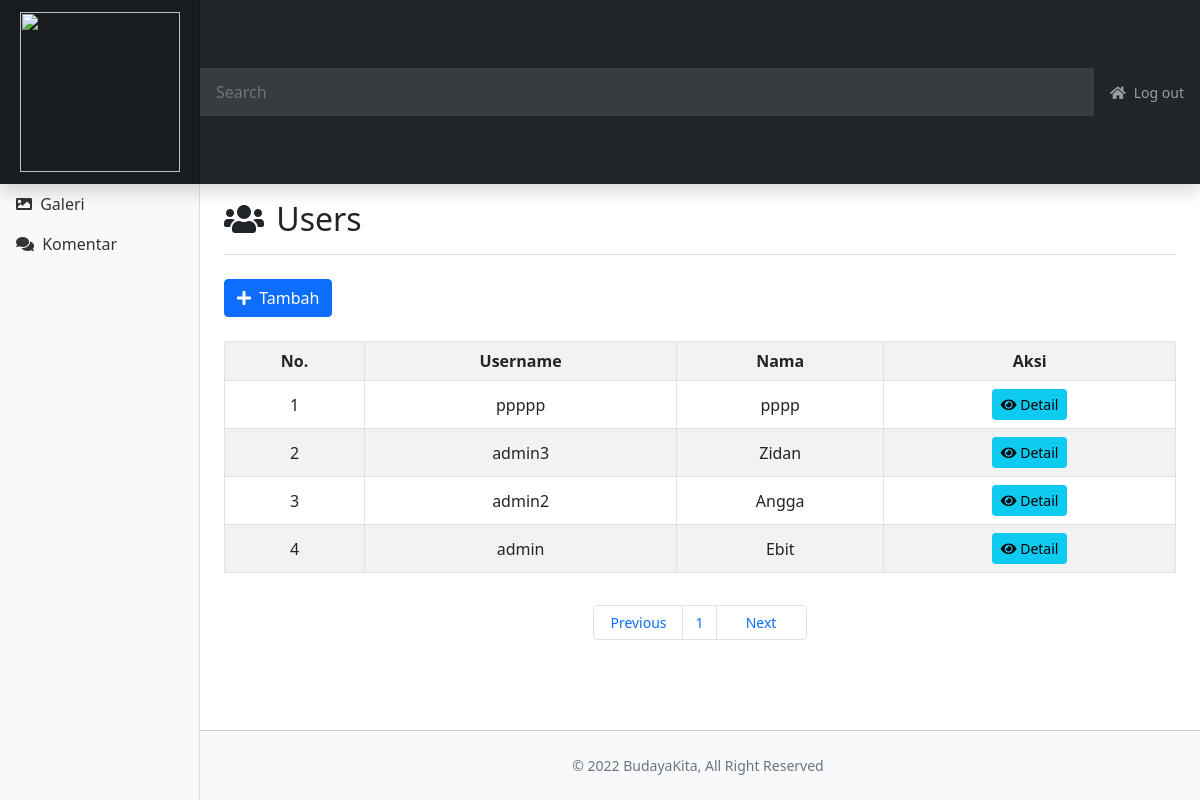
The page /admin/users.php (signed in) on the database its author committed.
### tables this page shows
CREATE TABLE `users` (
  `id_user` int(11) NOT NULL,
  `username` varchar(225) NOT NULL,
  `nama` varchar(225) NOT NULL,
  `password` varchar(225) NOT NULL
);

### admin/users.php (the view, shortened to what this page needs)
<html lang="en">
<head>
  <link rel="stylesheet" href="../assets/fontawesome-free-5.15.4-web/css/all.min.css">
  <link rel="stylesheet" href="../assets/css/bootstrap.min.css">
  <link href="../assets/css/dashboard.css" rel="stylesheet">
</head>
<body>
  <header class="navbar navbar-dark sticky-top bg-dark flex-md-nowrap p-0 shadow">
    <a class="navbar-brand col-md-3 col-lg-2 me-0 px-3 text-center ml-0" href="#"><img src="../assets/images/logobudayakita.png" width="160"></a>
    <form action="" method="POST" class="w-100 mb-0">
      <?php
      if (isset($_POST['search'])) {
      ?>
        <input class="form-control form-control-dark" type="text" placeholder="Search" aria-label="Search" name="search" value="<?= $_POST['search'] ?>">
      <?php
      } else {
      ?>
        <input class="form-control form-control-dark" type="text" placeholder="Search" aria-label="Search" name="search">
      <?php } ?>
    </form>
    <div class="navbar-nav">
      <div class="nav-item text-nowrap">
        <a class="nav-link px-3" href="logout.php"><i class="fas fa-home me-2"></i>Log out</a>
      </div>
    </div>
  </header>
  <div class="container-fluid">
    <div class="row mb-5">
      <?php
      include 'layout/sidebar.php';
      ?>
      <main class="col-md-9 ms-sm-auto col-lg-10 px-md-4">
        <div class="d-flex justify-content-between flex-wrap flex-md-nowrap align-items-center pt-3 pb-2 mb-3 border-bottom">
          <h2 class="h2"><i class="fas fa-users me-1"></i> Users</h2>
        </div>
        <a href="tambah_user.php" class="btn btn-primary mt-2"><i class="fas fa-plus me-1"></i> Tambah</a>
        <div class="table-responsive mt-4">
          <table class="table table-striped table-bordered text-center">
            <tr>
              <th>No.</th>
              <th>Username</th>
              <th>Nama</th>
              <th>Aksi</th>
            </tr>
            <?php
            include '../koneksi.php';
            $no = 1;
            $batas = 5;
            $halaman = isset($_GET['halaman']) ? (int)$_GET['halaman'] : 1;
            $halaman_awal = ($halaman > 1) ? ($halaman * $batas) - $batas : 0;
            $previous = $halaman - 1;
            $next = $halaman + 1;
            if (isset($_POST['search'])) {
              $data = mysqli_query($koneksi, "SELECT * FROM users WHERE nama LIKE '%" . $_POST['search'] . "%' OR username LIKE '%" . $_POST['search'] . "%' ORDER BY id_user DESC") or die(mysqli_error($koneksi));
              $jumlah_data = mysqli_num_rows($data);
              $total_halaman = ceil($jumlah_data / $batas);
              $syarat = mysqli_query($koneksi, "SELECT * FROM users WHERE nama LIKE '%" . $_POST['search'] . "%' OR username LIKE '%" . $_POST['search'] . "%' ORDER BY id_user DESC LIMIT $halaman_awal, $batas");
            } else {
              $data = mysqli_query($koneksi, "SELECT * FROM users ORDER BY id_user DESC") or die(mysqli_error($koneksi));
              $jumlah_data = mysqli_num_rows($data);
              $total_halaman = ceil($jumlah_data / $batas);
              $syarat = mysqli_query($koneksi, "SELECT * FROM users ORDER BY id_user DESC LIMIT $halaman_awal, $batas");
            }
            while ($data = mysqli_fetch_assoc($syarat)) :
            ?>
              <tr>
                <td><?= $no++ ?></td>
                <td><?= $data['username'] ?></td>
                <td><?= $data['nama'] ?></td>
                <td><a href="detail_user.php?id=<?= $data['id_user'] ?>" class="btn btn-sm btn-info"><i class="fas fa-eye"></i> Detail</a></td>
              </tr>
            <?php
            endwhile;
            ?>
          </table>
        </div>
        <div class="mt-3 mb-5 pag">
          <ul class="pagination justify-content-center mt-2 mb-2">
            <li class="page-item khusus">
              <a class="page-link" <?php if ($halaman > 1) {
                                      echo "href='?halaman=$previous'";
                                    } ?>>Previous</a>
            </li>
            <?php
            for ($x = 1; $x <= $total_halaman; $x++) {
            ?>
              <li class="page-item"><a class="page-link" href="?halaman=<?php echo $x ?>"><?php echo $x; ?></a></li>
            <?php
            }
            ?>
            <li class="page-item khusus">
              <a class="page-link" <?php if ($halaman < $total_halaman) {
                                      echo "href='?halaman=$next'";
                                    } ?>>Next</a>
            </li>
          </ul>
        </div>
      </main>
      <?php
      include 'layout/footer.php';
      ?>
    </div>
  </div>
</body>
</html>

### assets/css/dashboard.css (style rules this page uses)
body { font-size: .875rem; }
.navbar-brand { padding-top: .75rem; padding-bottom: .75rem; font-size: 1rem; background-color: rgba(0, 0, 0, .25); box-shadow: inset -1px 0 0 rgba(0, 0, 0, .25); }
.navbar .form-control { padding: .75rem 1rem; border-width: 0; border-radius: 0; }
.form-control-dark { color: #fff; background-color: rgba(255, 255, 255, .1); border-color: rgba(255, 255, 255, .1); }

### admin/users.php (style rules this page uses)
table tr { vertical-align: middle; }
div.pag ul li.khusus { width: 90px; text-align: center; }

### rows shown on the page
users: username "ppppp", nama "pppp"
users: username "admin3", nama "Zidan"
users: username "admin2", nama "Angga"
users: username "admin", nama "Ebit"
